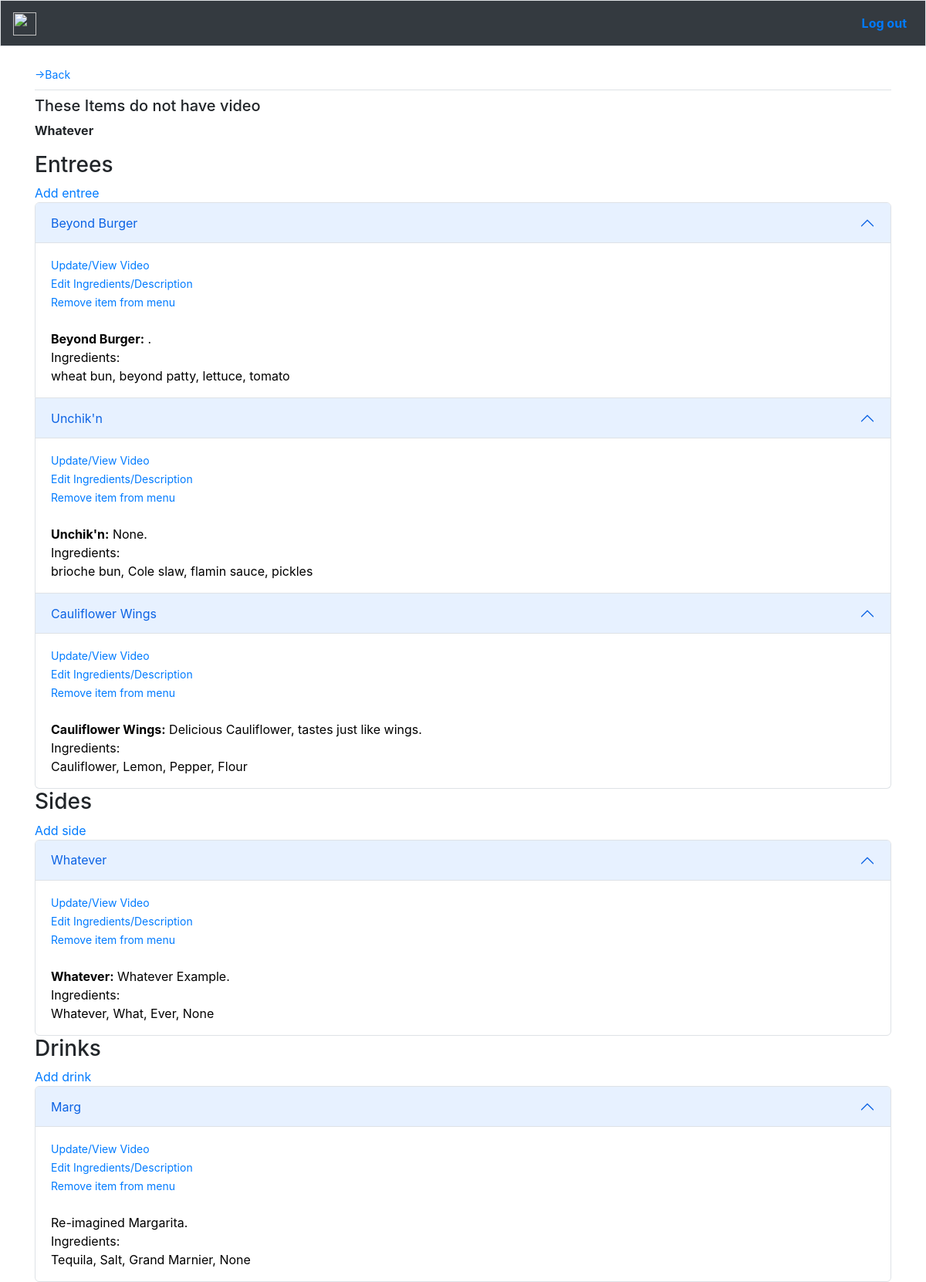
Page /edit_menu/4/ (signed in) on the earlier database version.
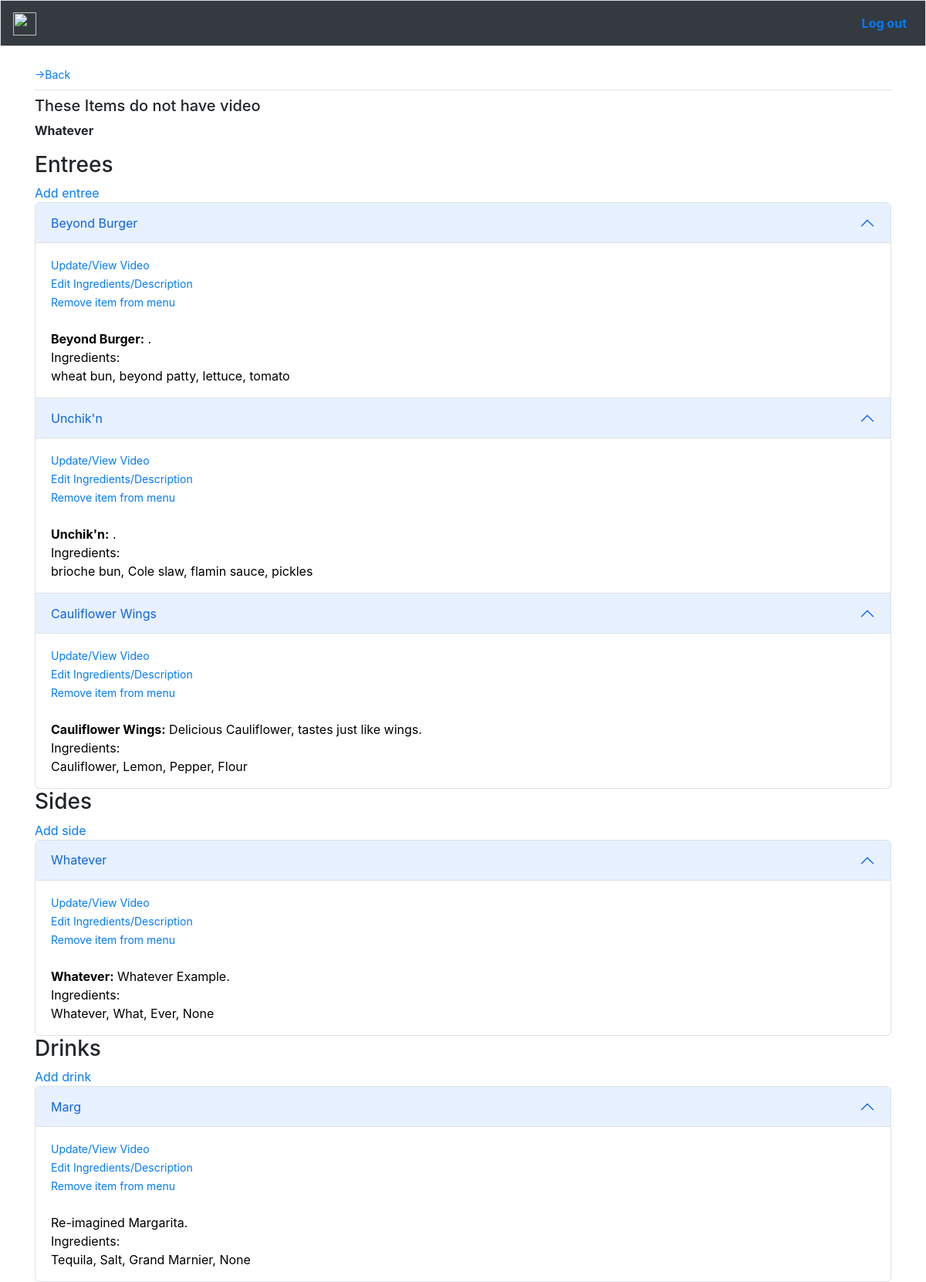
Same page on the later database version.
### core/models.py (models this page shows)
class MainCourse(models.Model):
	menu = models.ForeignKey(Menu, on_delete=models.CASCADE)
	name = models.CharField(max_length=100)
	ingredient1 = models.CharField(max_length=100, null=True, blank=True)
	ingredient2 = models.CharField(max_length=100, null=True, blank=True)
	ingredient3 = models.CharField(max_length=100, null=True, blank=True)
	ingredient4 = models.CharField(max_length=100, null=True, blank=True)
	ingredient5 = models.CharField(max_length=100, null=True, blank=True)
	ingredient6 = models.CharField(max_length=100, null=True, blank=True)
	ingredient7 = models.CharField(max_length=100, null=True, blank=True)
	ingredient8 = models.CharField(max_length=100, null=True, blank=True)
	ingredient9 = models.CharField(max_length=100, null=True, blank=True)
	ingredient10 = models.CharField(max_length=100, null=True, blank=True)
	description = models.TextField(null=True, blank=True)
	def __str__(self):
		return f"{self.name}"

### core/views.py (the view)
# urls.py: path('edit_menu/<int:user_id>/', views.edit_menu, name='edit_menu'),
def edit_menu(request, user_id):
	entrees = [entree for entree in MainCourse.objects.all() if str(entree.menu.menu_owner) == str(request.user.email)]
	sides = [side for side in SideDish.objects.all() if str(side.menu.menu_owner) == str(request.user.email)]
	drinks = [drink for drink in Drink.objects.all() if str(drink.menu.menu_owner) == str(request.user.email)]
	has_video = []
	for item in MainCourseVideo.objects.all():
		for entree in MainCourse.objects.all():
			if str(item.main_course_item) == str(entree):
				has_video.append(entree)
				break
	for item in SideDishVideo.objects.all():
		for side in SideDish.objects.all():
			if str(item.side_dish_item) == str(side):
				has_video.append(side)
				break
	for item in DrinkVideo.objects.all():
		for drink in Drink.objects.all():
			if str(item.drink_item) == str(drink):
				has_video.append(drink)
				break
	no_video = []
	for entree in entrees:
		if entree not in has_video:
			no_video.append(entree)
	for side in sides:
		if side not in has_video:
			no_video.append(side)
	for drink in drinks:
		if drink not in has_video:
			no_video.append(drink)
	context = {'entrees':entrees, 'has_video':has_video, 'no_video':no_video,
		'sides':sides, 'drinks':drinks}
	return render(request, 'core/edit_menu.html', context)

### core/models.py (called while the page is built)
	def __str__(self):
		return f"{self.name}"

	def __str__(self):
		return f"{self.name}"

### users/models.py (called while the page is built)
	def __str__(self):
		return self.email

### core/templates/core/edit_menu.html (shortened to what this page needs)
<!DOCTYPE html>
<html>
{% extends 'core/base.html' %}
{% load bootstrap5 %}
{% block navbar %}
<head>
</head>
<body>
<small><a href="{% url 'core:home' %}">->Back</a></small><br>
{% endblock navbar %}
{% block content %}
{% if no_video %}
	<h5>These Items do not have video</h5>
{% endif %}
{% for item in no_video %}
	<p><b>{{ item }}</b><br>
{% empty %}
	<p>You're all set! All of your menu items have video.</p>
{% endfor %}
<h3>Entrees</h3>
<a href="{% url 'core:add_main_course' user.id %}">Add entree</a>
<div class="accordion" id="accordionExample">
	{% for entree in entrees %}
  <div class="accordion-item">
    <h2 class="accordion-header" id="entree{{ entree.id }}">
      <button class="accordion-button" type="button" data-bs-toggle="collapse" data-bs-target="#collapseOne" aria-expanded="true" aria-controls="collapseOne">
        {{ entree }}
      </button>
    </h2>
    <div id="collapseOne" class="accordion-collapse collapse show" aria-labelledby="entree{{ entree.id }}" data-bs-parent="#accordionExample">
      <div class="accordion-body">
      	<small><a href="{% url 'core:add_main_course_video' entree.id %}">Update/View Video</a></small><br>
    		<small><a href="{% url 'core:edit_main_course' entree.id %}">Edit Ingredients/Description</a></small><br>
    		<small><a href="">Remove item from menu</a></small><br><br>
        <strong>{{ entree.name }}:</strong> {{ entree.description }}.<br> Ingredients:<br>{{ entree.ingredient1 }}, {{ entree.ingredient2 }}, {{ entree.ingredient3 }}, {{ entree.ingredient4 }}
      </div>
    </div>
  </div>
  {% endfor %}
</div>
<h3>Sides</h3>
<a href="{% url 'core:add_side_dish' user.id %}">Add side</a>
<div class="accordion" id="accordionExample">
	{% for side in sides %}
  <div class="accordion-item">
    <h2 class="accordion-header" id="side{{ side.id }}">
      <button class="accordion-button" type="button" data-bs-toggle="collapse" data-bs-target="#collapseOne" aria-expanded="true" aria-controls="collapseOne">
        {{ side }}
      </button>
    </h2>
    <div id="collapseOne" class="accordion-collapse collapse show" aria-labelledby="side{{ side.id }}" data-bs-parent="#accordionExample">
      <div class="accordion-body">
      	<small><a href="{% url 'core:add_side_dish_video' side.id %}">Update/View Video</a></small><br>
    		<small><a href="{% url 'core:edit_side_dish' side.id %}">Edit Ingredients/Description</a></small><br>
    		<small><a href="">Remove item from menu</a></small><br><br>
        <strong>{{ side.name }}:</strong> {{ side.description }}.<br> Ingredients:<br>{{ side.ingredient1 }}, {{ side.ingredient2 }}, {{ side.ingredient3 }}, {{ side.ingredient4 }}
      </div>
    </div>
  </div>
  {% endfor %}
</div>
<h3>Drinks</h3>
<a href="{% url 'core:add_drink' user.id %}">Add drink</a>
<div class="accordion" id="accordionExample">
	{% for drink in drinks %}
  <div class="accordion-item">
    <h2 class="accordion-header" id="drink{{ drink.id }}">
      <button class="accordion-button" type="button" data-bs-toggle="collapse" data-bs-target="#collapseOne" aria-expanded="true" aria-controls="collapseOne">
        {{ drink }}
      </button>
    </h2>
    <div id="collapseOne" class="accordion-collapse collapse show" aria-labelledby="drink{{ drink.id }}" data-bs-parent="#accordionExample">
      <div class="accordion-body">
      	<small><a href="{% url 'core:add_drink_video' drink.id %}">Update/View Video</a></small><br>
    		<small><a href="{% url 'core:edit_drink' drink.id %}">Edit Ingredients/Description</a></small><br>
    		<small><a href="">Remove item from menu</a></small><br><br>
        <strong>{{ side.name }}</strong> {{ drink.description }}<br> Ingredients:<br>{{ drink.ingredient1 }}, {{ drink.ingredient2 }}, {{ drink.ingredient3 }}, {{ drink.ingredient4 }}
      </div>
    </div>
  </div>
  {% endfor %}
</div>
{% endblock content %}

Differences in the rows shown:
changed MainCourse "Unchik'n": description "None" → (not shown)
